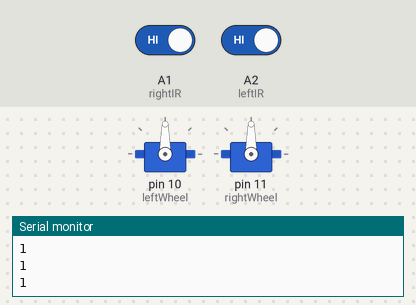
Bench run of a sketch on a simulated Arduino Uno, built with avr-gcc and run on an emulated ATmega328P. On the bench: 2 × servo, the last lines printed to the serial monitor. Inputs (shaded band) come from the test bench; at power-on: A1 (rightIR) HIGH, A2 (leftIR) HIGH.

Above: at 1.2 s.
1.3 s: A1 (rightIR) driven LOW
At 2.2 s:
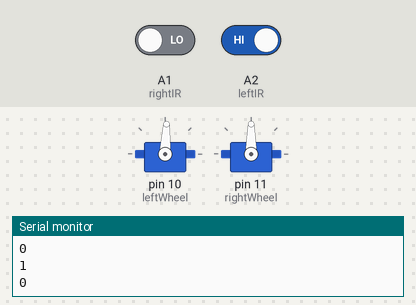
2.8 s: A2 (leftIR) driven LOW
At 3.2 s:
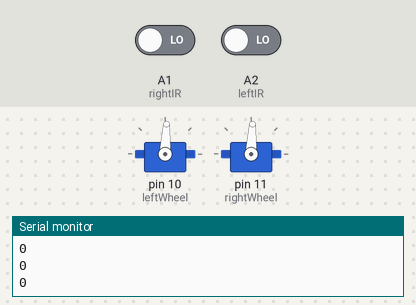
Timing chart, 0 to 5.8 s (numbered marks = the images above; inputs shaded):
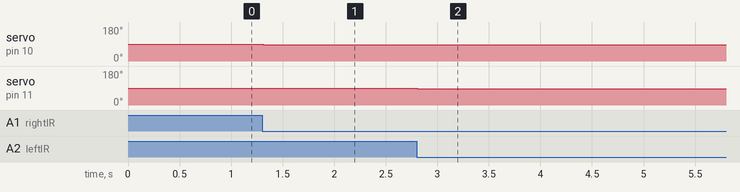

The sketch:

IR_integrated_navigation_algorithm.ino
```cpp
#include <Servo.h>

#define leftIR A2
#define rightIR A1

Servo leftWheel;
Servo rightWheel;

int leftReading;
int rightReading;

void setup() {
  pinMode(leftIR, INPUT);
  pinMode(rightIR, INPUT);

  leftWheel.attach(10);
  rightWheel.attach(11);

  Serial.begin(9600);
}

void loop() {

  leftReading = digitalRead(leftIR);
  rightReading = digitalRead(rightIR);

  Serial.println(leftReading);
  Serial.println(rightReading);

  if (leftReading == LOW && rightReading == LOW) {
    leftWheel.write(87);
    rightWheel.write(87);
  }

  else if (leftReading == HIGH && rightReading == LOW) {
    leftWheel.write(87);
    rightWheel.write(90);
  }
  else if (leftReading == LOW && rightReading == HIGH) {
    leftWheel.write(90);
    rightWheel.write(87);
  }
  else {
    leftWheel.write(90);
    rightWheel.write(90);
  }

  delay(10);

}
```

Measured:
- after the input at 1.3 s, servo on pin 10 (leftWheel): 90° → 87° at once
- after the input at 2.8 s, servo on pin 11 (rightWheel): 90° → 87° at once
